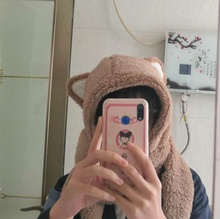
%> input picture 2020.10-2020.11_Image_Processing/3.各向异性与各向同性扩散/quan.jpg, 220 x 219 px, shrunk from 495 x 492 before the run
$ octave isotropic.m   (GNU Octave 9; MATLAB toolbox functions it lacks are replaced by stand-ins)
%> lines starting %> are read from the running program, lines starting %| are printed output that depends on the picture
clc,clear

p1=imread('quan.jpg');%Ô­Í¼
%> p1 is the input picture: size 219x220x3 uint8; mean R, G, B 151.6, 140.6, 129.4
subplot(221),imshow(p1,[]),title('¡¾original¡¿');
p3=imnoise(p1,'gaussian',0,0.1);%Ô­Í¼¼Ó¸ßË¹ÔëÉù
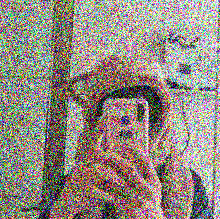
%> p3: size 219x220x3 uint8; mean R, G, B 147.3, 138.8, 129.5
[m,n,o]=size(p1);
%> m = 219; n = 220; o = 3
error1=norm(double(p3(m,n,1))-double(p1(m,n,1)),'fro')/norm(double(p1(m,n,1)),'fro')+norm(double(p3(m,n,2))-double(p1(m,n,2)),'fro')/norm(double(p1(m,n,2)),'fro')+norm(double(p3(m,n,3))-double(p1(m,n,3)),'fro')/norm(double(p1(m,n,3)),'fro');
%> error1 = 0.635
subplot(223),imshow(p3,[]),title({'¡¾gaussian¡¿',['error=',num2str(error1),'¡¾compared to "original"¡¿']});
x=zeros(m+2,n+2,o);
L=100;%µü´ú´ÎÊý

x(2:m+1,2:n+1,1:o)=p1;
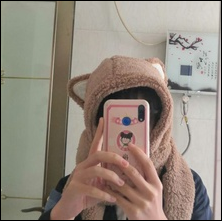
%> x: size 221x222x3 double; mean R, G, B 148.8, 138.1, 127.1
x2=x;
%> (the run ends here)
